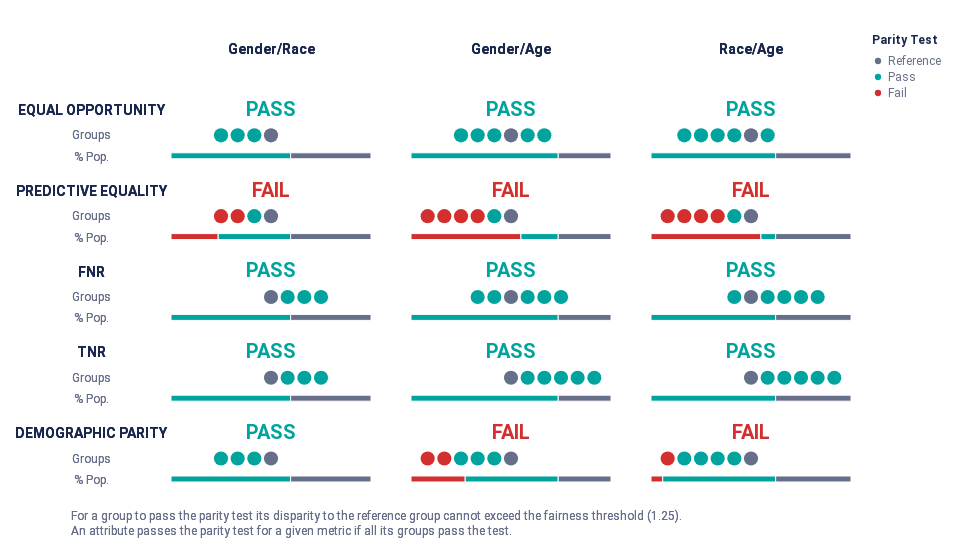
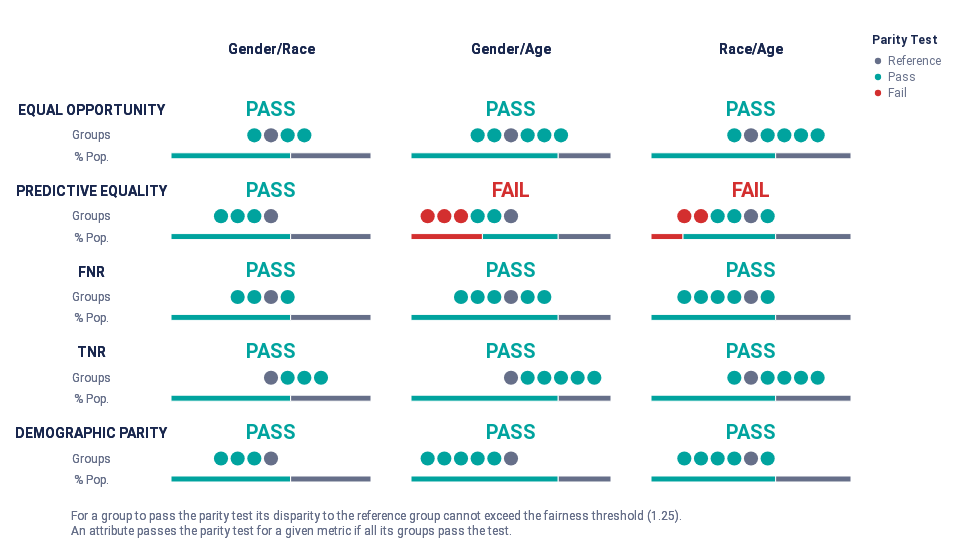

The notebook cell saved with these charts, in order:
### Code cell
'''
3. Data repairer: Transforms the data distribution so that a given feature distribution is marginally independent of the sensitive attribute, s. 
'''

#transform data
data_to_transform = df_num_int.copy()
columns_to_change = df_num_int.columns.difference(protected_attributes_int).tolist()
columns_to_change.remove(target)
data_transformed_dr1 = pre_process_data_repairer(data_to_transform, 'gender/race',target,columns_to_change)
data_transformed_dr2 = pre_process_data_repairer(data_transformed_dr1, 'gender/age',target,columns_to_change)
data_transformed_dr3 = pre_process_data_repairer(data_transformed_dr2, 'race/age',target,columns_to_change)
data_transformed_dr3['gender/race'] = data_transformed_dr3['gender/race'].astype(int)
data_transformed_dr3['gender/age'] = data_transformed_dr3['gender/age'].astype(int)
data_transformed_dr3['race/age'] = data_transformed_dr3['race/age'].astype(int)

#train
x_test_dr, y_test_dr, y_predicted_dict_dr, metrics_dr_dict = split_and_train(data_transformed_dr3,protected_attributes_int)

#calc metrics
df_test_transformed_dr =calc_fairness_report(x_test_dr, y_test_dr, y_predicted_dict_dr["RandomForest"],target,protected_attributes_int)

#compare disparities
plot_audit(df_test_int, protected_attributes_int)
plot_audit(df_test_transformed_dr, protected_attributes_int)
